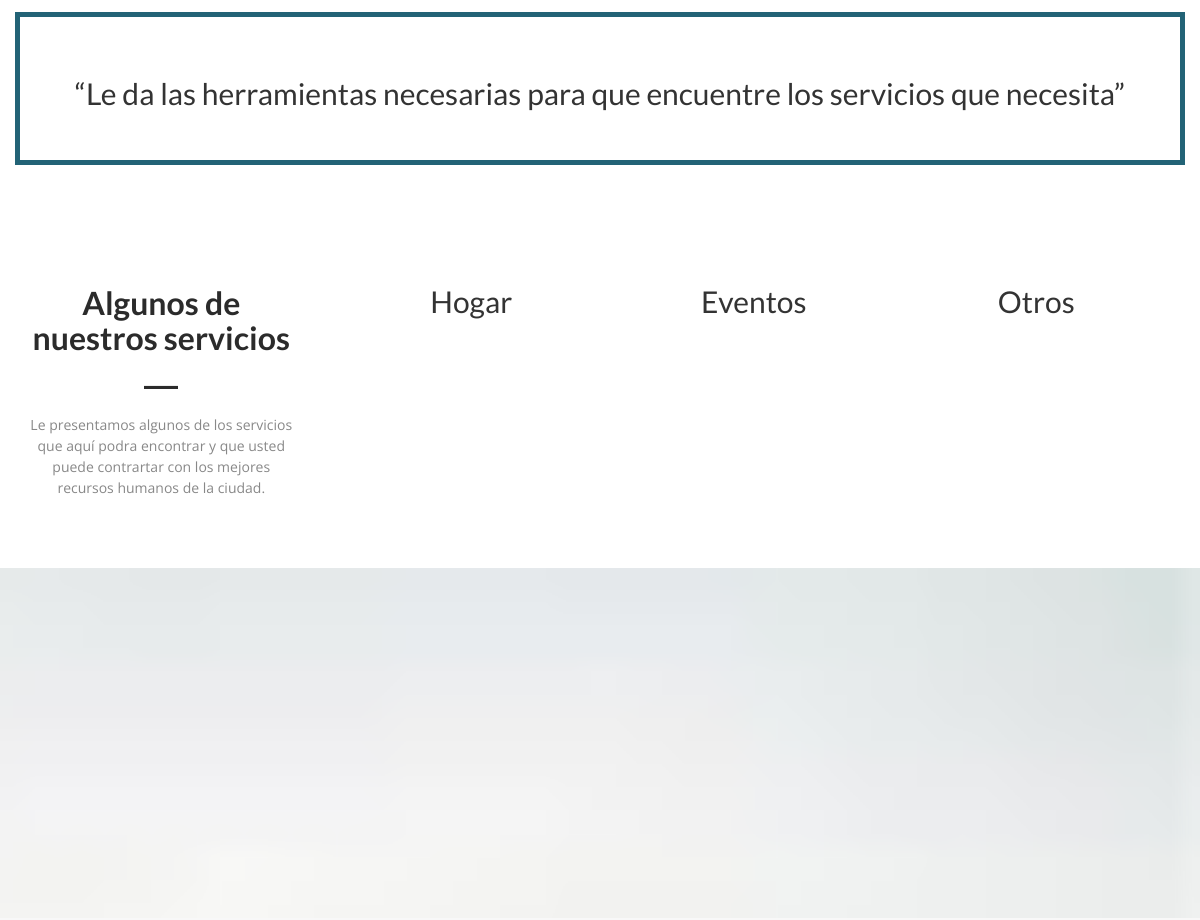
/login/index.php (middle part), run on an earlier commit of the app's database.
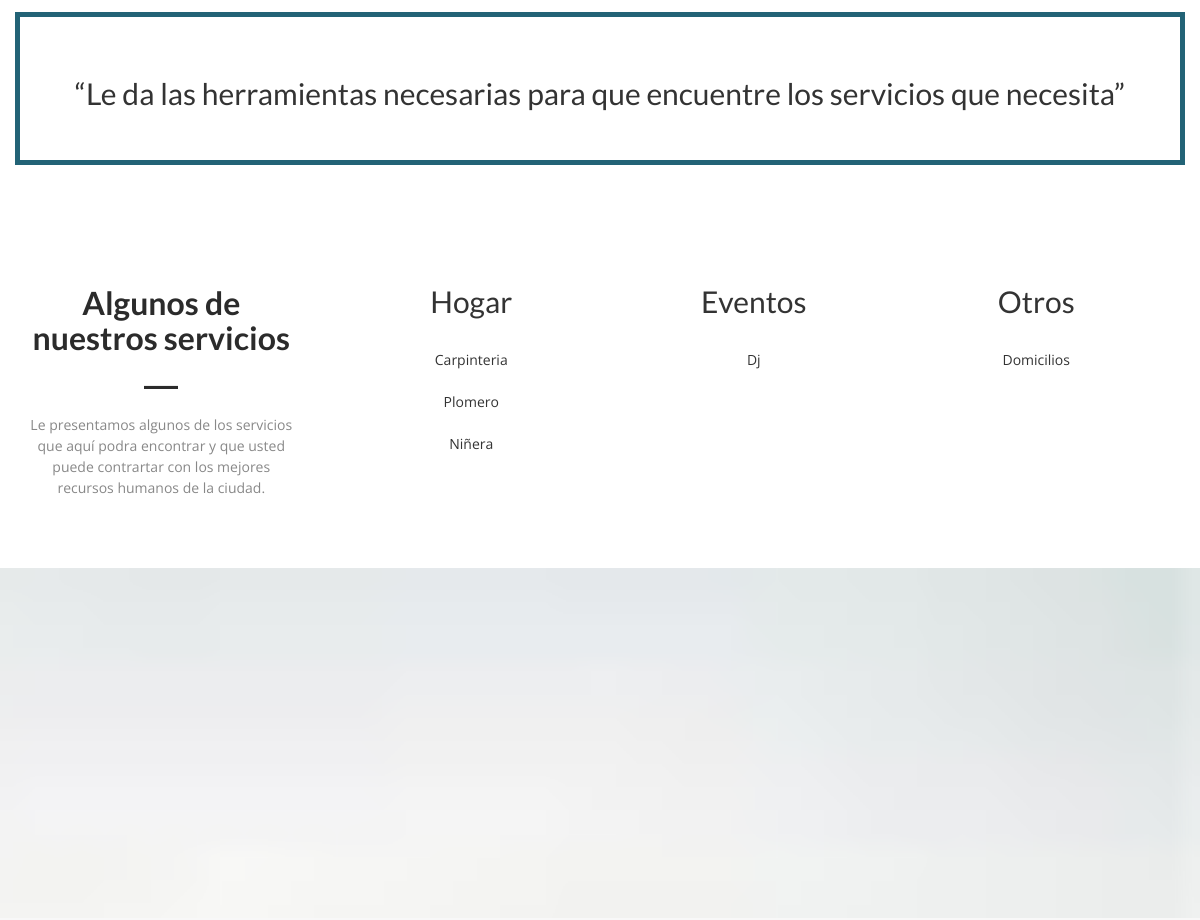
And on a later commit of the database.
### tables this page shows
CREATE TABLE `servicios` (
  `id_servicio` int(11) NOT NULL AUTO_INCREMENT,
  `nombre` varchar(40) NOT NULL,
  PRIMARY KEY (`id_servicio`)
);

CREATE TABLE `profesion` (
  `id_profesion` int(11) NOT NULL AUTO_INCREMENT,
  `id_servicio` int(11) NOT NULL,
  `nombre` varchar(40) NOT NULL,
  PRIMARY KEY (`id_profesion`),
  KEY `Index_servicio` (`id_servicio`) USING BTREE,
  CONSTRAINT `profesion_ibfk_1` FOREIGN KEY (`id_servicio`) REFERENCES `servicios` (`id_servicio`)
);

### login/index.php (the view, shortened to what this page needs)
<?php
require_once "../connect/config.php";
?>
 <!DOCTYPE html>
<html lang="en">
<head>
  <link rel="stylesheet" type="text/css" href="../css/bootstrap.min.css">
  <link rel="stylesheet" type="text/css" href="../css/font-awesome.min.css">
  <link rel="stylesheet" type="text/css" href="../css/animate.css">
  <link rel="stylesheet" type="text/css" href="../css/flexslider.css">
  <link rel="stylesheet" type="text/css" href="../css/style.css">
  <link rel="stylesheet" href="https://use.fontawesome.com/releases/v5.5.0/css/all.css">
</head>
<body onload="getServicios()">
  <section id="cta-1">
    <div class="container">
      <div class="row">
        <div class="cta-info text-center">
          <h3>
            <h2>“Le da las herramientas necesarias para que encuentre los servicios que necesita”</h2>
          </h3>
        </div>
      </div>
    </div>
  </section>
  <?php
    $servicios = "SELECT servicios.nombre, servicios.id_servicio
                  FROM servicios";
    $queryServicios = $cn->query($servicios);
  ?>
    <section class="section-padding wow fadeInUp delay-02s" id="portfolio">
    <div class="container">
      <div class="row">
        <div class="col-md-3 col-sm-12">
          <div class="section-title">
            <h2 class="head-title">Algunos de nuestros servicios</h2>
            <hr class="botm-line">
            <p class="sec-para">Le presentamos algunos de los servicios que aquí podra encontrar y que usted
            puede contrartar con los mejores recursos humanos de la ciudad.</p>
          </div>
        </div>
        <div class="col-md-9 col-sm-12">
          <?php while($fetch = $queryServicios->fetch_assoc()) { ?>
          <div class="col-md-4 col-sm-6 padding-right-zero">
              <div class="portfolio-box design">
              <h2><?php echo $fetch["nombre"]; ?></h2>
              <?php
                $profesiones = "SELECT profesion.nombre as profesiones
                FROM profesion
                WHERE id_servicio =".$fetch["id_servicio"];
                $queryProfesion = $cn->query($profesiones);
                while($fetch2 = $queryProfesion->fetch_assoc()) {
                  echo "<br>".$fetch2["profesiones"]."<br>";
                }
              ?>
              </div>
          </div>
          <?php } ?>
        </div>
      </div>
    </div>
  </section>
    <section class="section-padding parallax bg-image-2 section wow fadeIn delay-08s" id="cta-2" style="height: 350px!important;">
    <div class="container">
      <div class="row">
        <div class="col-md-3" id="ServiciosList"></div>
        <div class="col-md-3" id="ProfesionesList"></div>
      </div>
    </div>
  </section>
</body>
</html>

### css/flexslider.css (style rules this page uses)
* { margin: 0; padding: 0; }

### css/style.css (style rules this page uses)
body { line-height: 1.5; font: 14px ! important; font-family: 'Open Sans', sans-serif ! important; text-align: center ! important; overflow-x: hidden; }
.section-padding { padding: 60px 0px; }
h1, h2, h3, h4, h5, h6 { font-family: 'Lato', sans-serif; }
#cta-1 { padding: 40px 0px; }
.cta-info { border: 5px solid #226376; padding: 40px 0px; }
.cta-info h3 { font-size: 24px; }
.head-title { color: #2b2b2b; font-size: 32px; font-weight: 700; }
.botm-line { background-color: #2b2b2b; width: 34px; height: 3px; display: inline-block; }
p { color: #888; }
.parallax { background-attachment: fixed; background-repeat: repeat-y; background-position: center center; }
.bg-image-2 { background: url('../img/images.jpg') no-repeat center fixed; -webkit-background-size: 100% auto; -moz-background-size: 100% auto; -o-background-size: 100% auto; background-size: 100% auto; -webkit-background-size: cover; -moz-background-size: cover; -o-background-size: cover; background-size: cover; }
.section { position: relative; padding: 88px 0 67px 0; display: block; }
.portfolio-box { margin-bottom: 15px; }
.padding-right-zero { padding-right: 0px; }
.h3, h3 { font-size: 1.5rem ! important; }

What changed in the data, as far as the page shows it:
added profesion: nombre "Carpinteria", shown under servicios "Hogar"
added profesion: nombre "Plomero", shown under servicios "Hogar"
added profesion: nombre "Niñera", shown under servicios "Hogar"
added profesion: nombre "Dj", shown under servicios "Eventos"
added profesion: nombre "Domicilios", shown under servicios "Otros"
